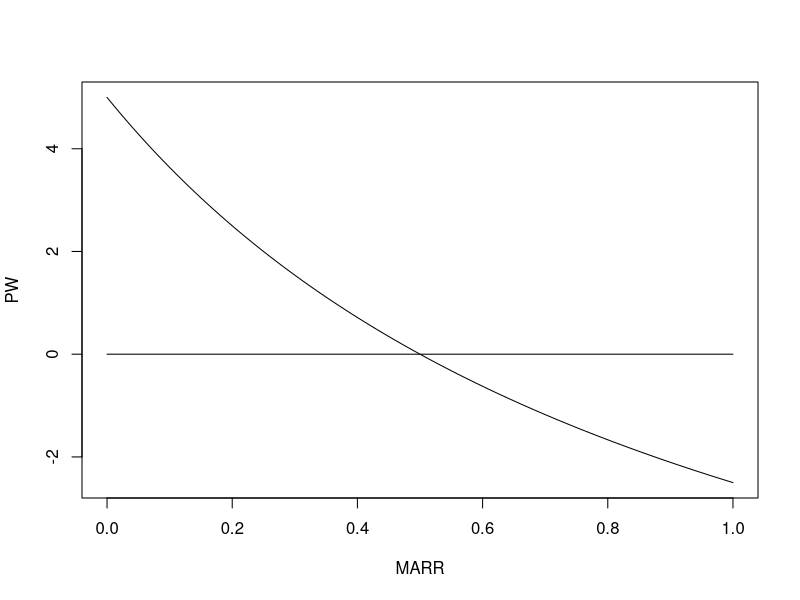

This chart was generated by the following R code:
## ---- chunk 1
knitr::opts_chunk$set(echo = FALSE)
## ---- chunk 2

curve(-10 + 15 / (1 + x), 0, 1, ylab = "PW", xlab = "MARR"  )
curve(0 * x, 0,1, add = TRUE)

